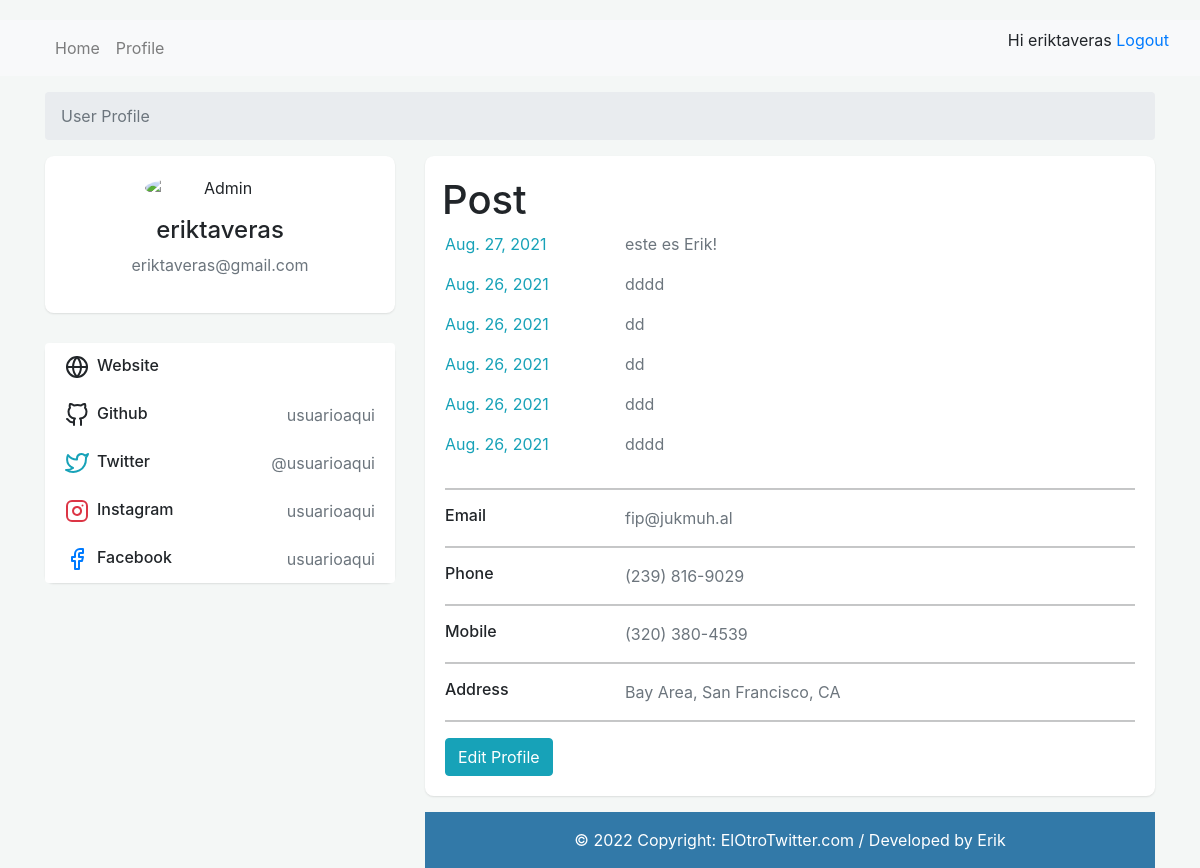
Page /profile/ (signed in) on the earlier database version.
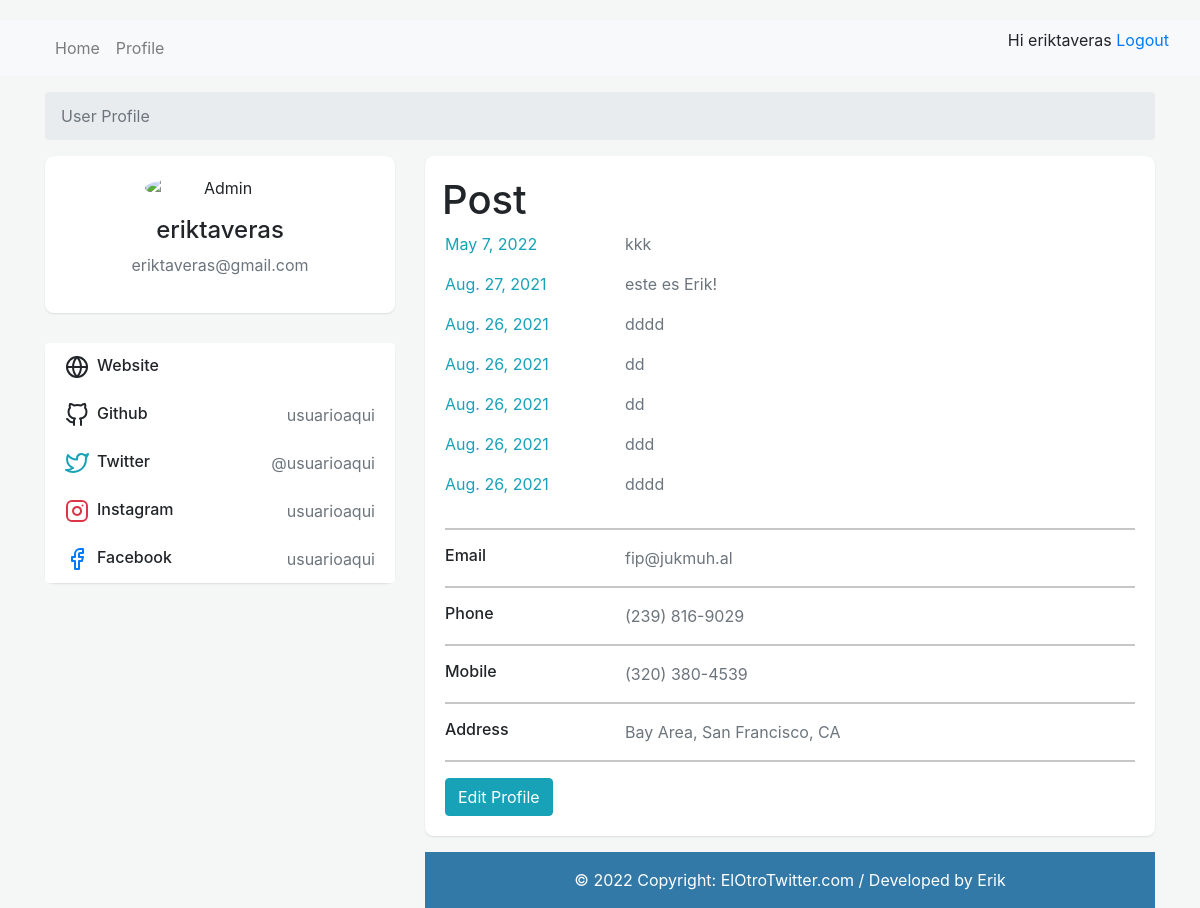
Same page on the later database version.
### usuarios/models.py (models this page shows, shortened)
class Post(models.Model):
    user = models.ForeignKey(User, on_delete=models.CASCADE)
    content = models.TextField(max_length=200, blank=False)
    date_create = models.DateTimeField(auto_now_add=True)
    slug = models.SlugField(max_length=40)
    likes = models.ManyToManyField(User, related_name='post_like')
    class Meta:
        ordering = ['-date_create']

### usuarios/views.py (the view)
# urls.py: path('profile/', profile, name='profile' ),
def profile(request, pk=None):
        if pk:
            user = get_object_or_404(User, pk=pk)
            posts=Post.objects.filter(user=request.user)
        else:
            user = request.user
            posts=Post.objects.filter(user=request.user)
        return render(request, 'profile.html', {'user': user, 'posts': posts})

### usuarios/templates/profile.html (shortened to what the changed rows need)
{% extends 'base.html' %}
{% block content %}
<div class="container">
    <div class="main-body">
          <div class="row gutters-sm">
            <div class="col-md-8">
              <div class="card mb-3">
                <div class="card-body">
                  <div class="row">
                    <h1>Post</h1>
                  {% for Post in posts %}
                    <div class="col-sm-3">
                        <p class="material-icons text-info mr-2">{{ Post.date_create|date }}</p>
                    </div>
                    <div class="col-sm-9 text-secondary">
                      {{ Post.content }}
                    </div>
                  {% endfor %}
                  </div>
                </div>
              </div>
{% endblock content %}

Differences in the rows shown:
added Post: date_create "May 7, 2022", content "kkk"
